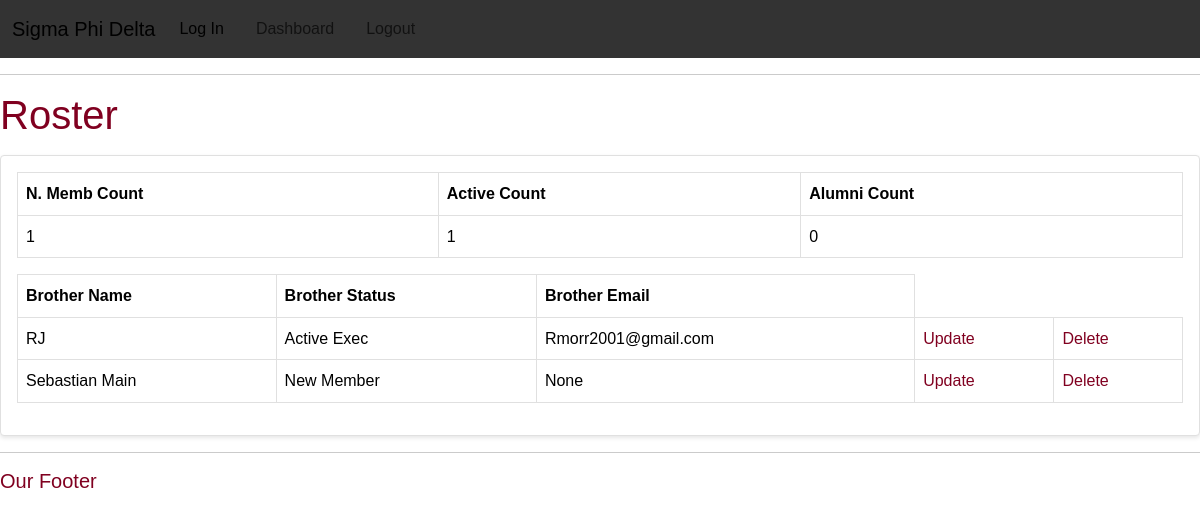
The app's page /accounts/roster/ with its own data.
### accounts/models.py (models this page shows, shortened)
class Brother(models.Model):
    STATUS = (
        ('New Member', 'New Member'),
        ('Active', 'Active'),
        ('Active Exec', 'Active Exec'),
        ('Pledge Board', 'Pledge Board'),
        ('Alumni','Alumni'),
        ('Alumni Exec','Alumni Exec'),
        )
    SEMESTER = (
        ('Fall', 'Fall'),
        ('Spring', 'Spring'),
        )
    user = models.OneToOneField(User, null=True, on_delete=models.CASCADE)
    brother_name = models.CharField(max_length=200, null=True)
    birthday = models.CharField(max_length=200, null=True, blank=True) #I want people to be able to pick from a calendar
    email = models.CharField(max_length=200, null=True, blank=True)
    hometown = models.CharField(max_length=200, null=True, blank=True) #I would like people to be able to choose from an existing list, or create their own # I would probably just have to import a tuples-tuple that somehow gets updated
    phone_number = models.CharField(max_length=200, blank=True)
    major = models.CharField(max_length=200, null=True, blank=True) #choice #Same as hometown, I would like a list that we can add to... This might be a tag function!
    rush_semester = models.CharField(max_length=200, null=True, choices=SEMESTER, blank=True) #choice of spring or fall
    rush_year = models.CharField(max_length=200, null=True, blank=True) #choice of year up until 2100
    grad_semester = models.CharField(max_length=200, null=True, choices=SEMESTER, blank=True) #choice of spring or fall
    grad_year = models.CharField(max_length=200, null=True, blank=True) #choice of year up until 2100
    membership_status = models.CharField(max_length=200, null=True, choices=STATUS)
    date_created = models.DateTimeField(auto_now_add=True)

### accounts/views.py (the view)
# urls.py: path('roster/', views.roster, name='roster'),
def roster(request):
    list_of_brothers = Brother.objects.all()
    active_brother_count = Brother.objects.filter(membership_status = "Active Exec").count() + Brother.objects.filter(membership_status = "Active").count()
    alumni_brother_count = Brother.objects.filter(membership_status = "Alumni Exec").count() + Brother.objects.filter(membership_status = "Alumni").count()
    newmember_brother_count = Brother.objects.filter(membership_status = "New Member").count()
    context = {'list_of_brothers':list_of_brothers, "active_brother_count":active_brother_count, "alumni_brother_count":alumni_brother_count, "newmember_brother_count":newmember_brother_count}
    return render(request, 'accounts/roster.html', context)

### accounts/templates/accounts/roster.html
{% extends 'accounts/accounts_main.html' %}
{% block content %}
<h1> Roster </h1>
<div class = "card card-body">
    <table class="table">
        <tr>
            <th>N. Memb Count</th>
            <th>Active Count</th>
            <th>Alumni Count</th>
        </tr>
            <tr>
                <td> {{newmember_brother_count}}</td>
                <td> {{active_brother_count}} </td>
                <td> {{alumni_brother_count}}</td>
            </tr>
    <table class="table">
        <tr>
            <th>Brother Name</th>
            <th>Brother Status</th>
            <th>Brother Email</th>
        </tr>
        {% for i in list_of_brothers%}
            <tr>
                <td> {{i.brother_name}} </td>
                <td> {{i.membership_status}} </td>
                <td> {{i.email}} </td>
                <td><a href="">Update</a></td>
                <td><a href="">Delete</a></td>
            </tr>
            {% endfor %}
    </table>
</div>
{% endblock %}

### accounts/templates/accounts/accounts_main.html (shortened to what this page needs)
{% load static %}
<!DOCTYPE html>
<html lang="en">
<head>
    <link href="https://cdn.jsdelivr.net/npm/bootstrap@5.3.3/dist/css/bootstrap.min.css" rel="stylesheet">
    <link rel ="stylesheet" type ="text/css" href ="{% static '/css/main.css'%}">
</head>
<body>
    {% include 'accounts/accounts_navbar.html' %}
    <hr>
    {% block content %}
    {% endblock %}
    <hr>
    <h5> Our Footer </h5>
</body>
</html>

### accounts/templates/accounts/accounts_navbar.html (shortened to what this page needs)
{% load static %}
<nav class="navbar navbar-expand-lg bg-body-dark">
    <div class="container-fluid">
      <a class="navbar-brand" href="{% url 'home' %}">Sigma Phi Delta</a>
      <div class="collapse navbar-collapse" id="navbarNav">
        <ul class="navbar-nav">
          <li class="nav-item">
            <a class="nav-link active" aria-current="page" href="{% url 'login' %}">Log In</a>
          </li>
          <li class="nav-item">
            <a class="nav-link" href="{% url 'dashboard' %}">Dashboard</a>
          </li>
          <li class="nav-item">
            <a class="nav-link" href="{% url 'logout' %}">Logout</a>
          </li>
        </ul>
      </div>
    </div>
  </nav>

### static/css/main.css (style rules this page uses)
* { margin: 0; padding: 0; box-sizing: border-box; }
body { background-color: #ffffff; color: #333333; font-family: Arial, sans-serif; line-height: 1.6; }
h1, h2, h3, h4, h5, h6 { color: #800020; margin-bottom: 1rem; }
a { color: #800020; text-decoration: none; transition: color 0.3s ease; }
nav { background-color: #333333; padding: 1rem; }
nav ul { list-style: none; display: flex; gap: 1rem; }
nav a { color: white; }
.card { border: 1px solid #e0e0e0; border-radius: 4px; padding: 1rem; margin-bottom: 1rem; box-shadow: 0 2px 4px rgba(0, 0, 0, 0.1); }
table { width: 100%; border-collapse: collapse; margin-bottom: 1rem; }
th, td { padding: 0.75rem; border: 1px solid #e0e0e0; }
th { background-color: #800020; color: white; text-align: left; }
tr:nth-child(even) { background-color: #f9f9f9; }

### records on screen
Brother: brother_name "RJ", membership_status "Active Exec", email "Rmorr2001@gmail.com"
Brother: brother_name "Sebastian Main", membership_status "New Member", email "None"

### other values on screen
{{ newmember_brother_count }} "1"
{{ active_brother_count }} "1"
{{ alumni_brother_count }} "0"
